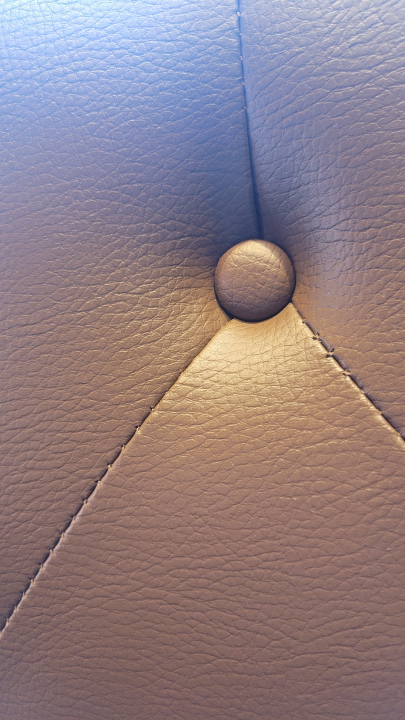
#> input picture imageAnalysis/image/bu1.jpeg, 810 x 1440 px (shown at 1/2 size)
$ python -i app.py   (imports and definitions only)
#> lines starting #> are read from the running program, lines starting #| are printed output that depends on the picture; after the words box and inside, x2 and y2 are one past the last pixel; in counts of white or black regions, pixels touching at a corner belong together
#> further down, picture is the input picture: shape (1440, 810, 3); mean B, G, R 132.1, 127.1, 145.1
from flask import Flask, request
import cv2 as cv2
import numpy as np
import urllib
from skimage.metrics import structural_similarity as ssim
import joblib

# [1 line not run here, left out]

# // 비교 알고리즘의 이름들을 리스트에 저장
methods = ['CORREL',  # cv2.HISTCMP_CORREL: 상관관계 (1: 완전 일치, -1: 완전 불일치, 0: 무관계)
           'CHISQR',  # cv2.HISTCMP_CHISQR: 카이제곱 (0: 완전 일치, 무한대: 완전 불일치)
           'INTERSECT',  # cv2.HISTCMP_INTERSECT: 교차 (1: 완전 일치, 0: 완전 불일치 - 1로 정규화한 경우)
           'BHATTACHARYYA',  # cv2.HISTCMP_BHATTACHARYYA 값이 작을수록 유사한 것으로 판단
           'EMD']

# [1 line not run here, left out]


# [6 lines that did not run here, left out]


# [10 lines that did not run here, left out]


def url_to_image(url, slice):
    resp = urllib.request.urlopen(url)
    image = np.asarray(bytearray(resp.read()), dtype="uint8")
    image = cv2.imdecode(image, cv2.IMREAD_COLOR)
    image = image[slice[0]:slice[1], slice[2]:slice[3]].copy()  # 세로, 가로
    return image


def check_similar_s3(mission, trial, slice):
    # 이미지 읽어오기
    imgs = [url_to_image(mission, slice), url_to_image(trial, slice)]

    hists = []
    grays = []
    for img in imgs:
        hists.append(image_to_hsv(img))
        grays.append(image_to_gray(img))

    result = [
        cv2.compareHist(hists[0], hists[1], 0),
        cv2.compareHist(hists[0], hists[1], 2) / np.sum(hists[0]),
        cv2.compareHist(hists[0], hists[1], 3),
        ssim(grays[0], grays[1], full=True)
    ]
    # cv2.HISTCMP_CORREL: 상관관계 (1: 완전 일치, -1: 완전 불일치, 0: 무관계)
    # cv2.HISTCMP_INTERSECT: 교차 (1: 완전 일치, 0: 완전 불일치 - 1로 정규화한 경우)
    # cv2.HISTCMP_BHATTACHARYYA 값이 작을수록 유사한 것으로 판단
    # ssim 1에 근접할 수록 유사한 이미지

    print(result[0] + result[1] - result[2], result[3][0])

    return result[0] + result[1] - result[2], result[3][0]


def image_to_hsv(img):
    # BGR 이미지를 HSV 이미지로 변환
    hsv = cv2.cvtColor(img, cv2.COLOR_BGR2HSV)
#> hsv: shape (1440, 810, 3); mean H, S, V 64.5, 66.5, 158.9
    hsv = cv2.resize(hsv, dsize=(360, 360))
#> hsv: shape (360, 360, 3); mean H, S, V 64.6, 66.5, 158.8
    # 히스토그램 연산(파라미터 순서 : 이미지, 채널, Mask, 크기, 범위)
    hist = cv2.calcHist([hsv], [0, 1], None, [360, 360], [0, 360, 0, 360])
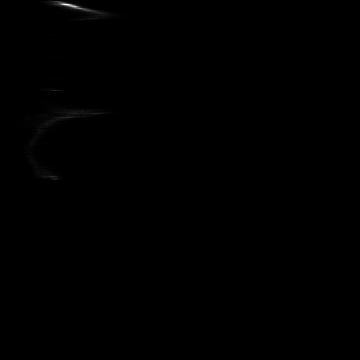
#> hist: shape (360, 360) float32; min 0, max 854, mean 1; drawn with min black and max white
    # 정규화(파라미터 순서 : 정규화 전 데이터, 정규화 후 데이터, 시작 범위, 끝 범위, 정규화 알고리즘)
    cv2.normalize(hist, hist, 0, 1, cv2.NORM_MINMAX)
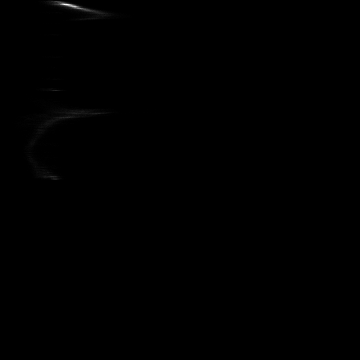
#> hist: shape (360, 360) float32; 4.93% of pixels changed, all inside (x1, y1, x2, y2) = (3, 0, 229, 180)
    # hists 리스트에 저장
    return hist


# [5 lines left out: function image_to_gray, not called in this run]


# [2 lines not run here, left out]

>>> import cv2
>>> picture = cv2.imread('image/bu1.jpeg')
>>> result = image_to_hsv(picture)
